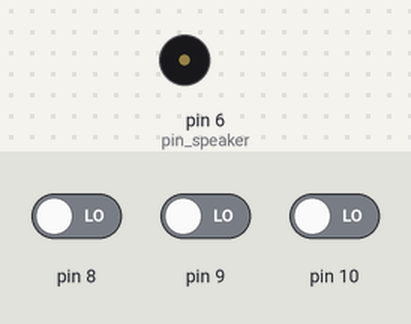
The sketch below on a simulated Arduino Uno, built with avr-gcc and run on an emulated ATmega328P. Parts: buzzer (waves = sounding). The test bench sets the inputs (shaded band); at power-on: pin 8 LOW, pin 9 LOW, pin 10 LOW.

Above: at 0.8 s.
0.9 s: pin 8 driven HIGH
At 1.9 s:
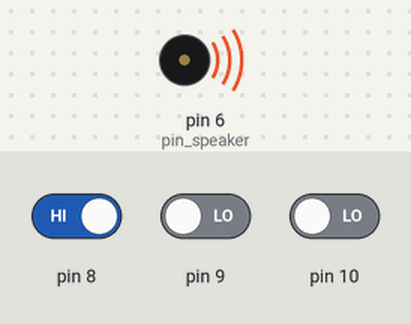
3.9 s: pin 9 driven HIGH
At 4.8 s:
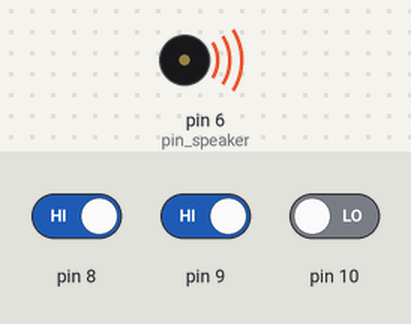
6.9 s: pin 8 driven LOW and pin 10 driven HIGH
Timing chart, 0 to 9.9 s (numbered marks = the images above; inputs shaded):
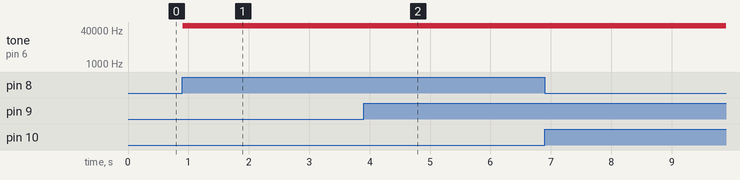

The sketch:

MusicBox2.ino
```cpp
/*
    AUTHOR: Shyam
    Domain: Embedded and Electronics
    Sub Domain: Embedded Systems
    Functions:  initPins, initTimers, startTimer1, startTimer0, stopTimer1, stopTimer0, main
    Macros: PIN_LOW, PIN_HIGH
    Global variables: pin_speaker, pin_switch[3], freq[8], generating


    Note: The generated wave is centered at 2.5 V, i.e., 2.5 + 2.5sin(x)
*/

#include<avr/interrupt.h>
#include<avr/io.h>

#define PIN_LOW(port, pin) PORT##port &= !(1 << pin)
#define PIN_HIGH(port, pin) PORT##port |= (1 << pin)

const int pin_speaker = 6; //PORTD ~ OC0A
const int pin_switch[] = {0, 1, 2}; //PORTB
const float freq[] = {0, 880, 987.77f, 523.25, 587.33, 659.25, 698.46, 783.99}; //NOTHING, A5, B5, C5, D5, E5, F5, G5
uint8_t generating = 0; // flag to check when the generation of wave should stop

/*
    Function name: initPins
    Input: none
    Output: none
    Logic: Set the pins as output/input
    Example call: initPins()
*/
void initPins() {
    DDRD |= (1 << pin_speaker); //set as output
    DDRB &= !((1 << pin_switch[0]) | (1 << pin_switch[1]) | (1 << pin_switch[2])); //input
}

/*
    Function name: initTimers
    Input: none
    Output: none
    Logic: Initialize the timers used in this program
    Timer 1 is set to CTC mode
    The TCNT1 is taken as time for sine wave genration

    timer0 is used to generate voltage at pin_speaker corresponding to the sine wave using PWM
    5V from 0 to OCR0A and then low till 255. Therefore o/p voltage is OCR0A / 256 * 5V.
    Example call: initTimers()
*/
void initTimers() {
    TCCR1B |= (1 << WGM12); //CTC MODE
    TCCR0A |= (1 << COM0A1) | (1 << WGM00) | (1 << WGM01); //FAST PWM
}

/*
    Function name: startTimer1
    Input: uint16_t T: time period (not in seconds) this is calculated in generateWave function
    Output: none
    Logic: start the timer1 with 64 prescalar (easier to set frequencies around 100Hz)
    set OCR1A to the given argument (acts like Time period)
    Example call: startTimer1(1600);
*/
void startTimer1(uint16_t T) {
    OCR1A = T;
    TCCR1B |= (1 << CS11) | (1 << CS10);  //64 prescalar
}

/*
    Function name: startTimer0
    Input: none
    Output: none
    Logic: start the timer0 with no prescalar
    Example call: startTimer0();
*/
void startTimer0() {
    TCCR0B |= (1 << CS00);
}

/*
    Function name: stopTimer1
    Input: none
    Output: none
    Logic: stop timer 1
    Example call: stopTimer1()
*/
void stopTimer1() {
    TCCR1B &= !((1 << CS11) | (1 << CS10));
}

/*
    Function name: stopTimer0
    Input: none
    Output: none
    Logic: stop timer 0
    Example call: stopTimer0()
*/
void stopTimer0() {
    TCCR0B = 0;
}

/*
    Function name: setFrequency
    Input: float fhz : frequency in hertz
    Output: none
    Logic: calculate OCR1A and set it
    start timer 1
    Example call: setFrequency(100);
*/
void setFrequency(float fhz) {
    uint16_t T =  10000.0f / fhz * 25; // for 64 prescalar
    startTimer1(T);
}

/*
    Function name: changeFrequency
    Input: float fhz : frequency in hertz
    Output: none
    Logic: calculate OCR1A and set it
    Example call: changeFrequency(455.5);
*/
void changeFrequency(float fhz) {
    uint16_t T =  10000.0f / fhz * 25; // for 64 prescalar
    OCR1A = T;
}

/*
    Function name: generateWave
    Input: none
    Output: none
    Logic: a sine wave generated of the given frequency
    T is calculated using the given frequency ( this value is set as OCR1A )
        T is the number of ticks for 2pi phase angle
    Timer1 is started (which produces output at pin_speaker)
    the sine function is 2.5V + 2.5V * sin(2 * PI * ft)
    Now ft = TCNT1/T (why? Magic:p :: TCNT1/T is the phase angle / 2pi)
    Since op = OCR0A/256 * 5, OCR0A is correspondingly set
    Example call: generateWave(100);
*/
void generateWave() {
    changeFrequency(freq[generating]); //to change OCR1A according to the selected frequency
    float op =  2.5 + 2.5* sin(TCNT1 * 6.28 / OCR1A); //output voltage
    OCR0A = op * 51; //51 is approx = 256/5
}

/*
    Function name: initGeneration
    Input: none
    Output: none
    Logic: to be called before generateWave()
    set initial frequency to 0 (no sound) and start timer 0
    Example call: initGeneration()
*/
void initGeneration() {
    setFrequency(freq[0]);
    OCR0A = 127; //2.5 V (initial voltage)
    startTimer0();
}

/*
    Function name: readSwitches
    Input: none
    Output: uint8_t : the combined value of three switches in portb (0,1,2)
    if no switch is pressed, produces 0
    switch 1 alone in "on" produces 1
    switch 2 alone in "on" produces 2
    switches (1,2) in "on" produces 3
    switch 3 in "on" produces 4
    switches (3,1) in "on" produces 5
    switches (2,3) in "on" produces 6
    switches (1,2,3) in "on" produces 7
    Logic: the first three bits of PINB correspond to the three switches therefore
    PINB & 7 results in the output as described above
    Example call: uint8_t value = readSwitches();
*/
uint8_t readSwitches() {
    uint8_t r = 0;
    r = (PINB & 7);
    return r;
}

int main() {
    initPins();
    initTimers();
    sei(); //enable global interrupts
    Serial.begin(9600);
    initGeneration();
    while (1) {
        generating = readSwitches();
        generateWave();
    }
    stopTimer0();
    stopTimer1();
}
```

Measured:
- after the input at 0.9 s, tone on pin 6 (pin_speaker): silent → 62500 Hz at once
- after the input at 3.9 s, tone on pin 6 (pin_speaker): stays 62500 Hz (without the input it goes to silent after 3.0 s)
